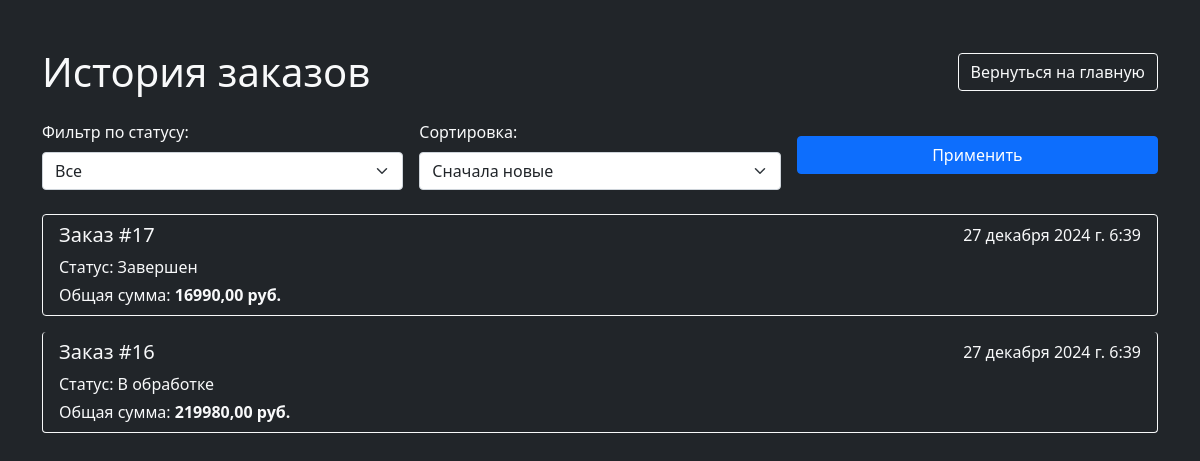
The app's page /orders/ (signed in) with its own data.
### products/models.py (models this page shows, shortened)
class Order(models.Model):
    STATUS_CHOICES = [
        ('pending', 'Ожидает обработки'),
        ('processing', 'В обработке'),
        ('completed', 'Завершен'),
        ('canceled', 'Отменен'),
    ]
    user = models.ForeignKey(User, on_delete=models.CASCADE, related_name='orders', null=True, blank=True)
    created_at = models.DateTimeField(auto_now_add=True)
    total_price = models.DecimalField(max_digits=10, decimal_places=2)
    status = models.CharField(max_length=20, choices=STATUS_CHOICES, default='pending')

### products/views.py (the view)
# urls.py: path('orders/', views.order_history, name='order_history'),
@login_required
def order_history(request):
    status_filter = request.GET.get('status', None)
    sort_by = request.GET.get('sort', '-created_at')
    orders = request.user.orders.all()
    if status_filter:
        orders = orders.filter(status=status_filter)
    orders = orders.order_by(sort_by)
    return render(request, 'order_history.html', {'orders': orders})

### products/templates/order_history.html (shortened to what this page needs)
<!DOCTYPE html>
<html lang="en">
<head>
    <link rel="stylesheet" href="https://cdn.jsdelivr.net/npm/bootstrap@5.1.3/dist/css/bootstrap.min.css">
</head>
<body class="bg-dark text-light">
    <div class="container py-5">
        <div class="d-flex justify-content-between align-items-center mb-4">
            <h1 class="mb-0">История заказов</h1>
            <a href="{% url 'home' %}" class="btn btn-outline-light">Вернуться на главную</a>
        </div>
        <form method="get" action="{% url 'order_history' %}" class="row g-3 align-items-center mb-4">
            <div class="col-md-4">
                <label for="status" class="form-label">Фильтр по статусу:</label>
                <select name="status" id="status" class="form-select">
                    <option value="">Все</option>
                </select>
            </div>
            <div class="col-md-4">
                <label for="sort" class="form-label">Сортировка:</label>
                <select name="sort" id="sort" class="form-select">
                    <option value="-created_at" {% if request.GET.sort == '-created_at' %}selected{% endif %}>Сначала новые</option>
                </select>
            </div>
            <div class="col-md-4 d-flex align-items-end">
                <button type="submit" class="btn btn-primary w-100">Применить</button>
            </div>
        </form>
        {% if orders %}
        <div class="list-group">
            {% for order in orders %}
            <a href="{% url 'order_detail' order.id %}" class="list-group-item list-group-item-action bg-dark text-light mb-3 border-light rounded">
                <div class="d-flex justify-content-between">
                    <h5>Заказ #{{ order.id }}</h5>
                    <span>{{ order.created_at }}</span>
                </div>
                <p class="mb-1">Статус: {{ order.get_status_display }}</p>
                <p class="mb-0">Общая сумма: <strong>{{ order.total_price }} руб.</strong></p>
            </a>
            {% endfor %}
        </div>
        {% else %}
        <p class="text-center">У вас пока нет заказов.</p>
        {% endif %}
    </div>
</body>
</html>

### records on screen
Order: id "17", created_at "27 декабря 2024 г. 6:39", status "Завершен", total_price "16990,00"
Order: id "16", created_at "27 декабря 2024 г. 6:39", status "В обработке", total_price "219980,00"
